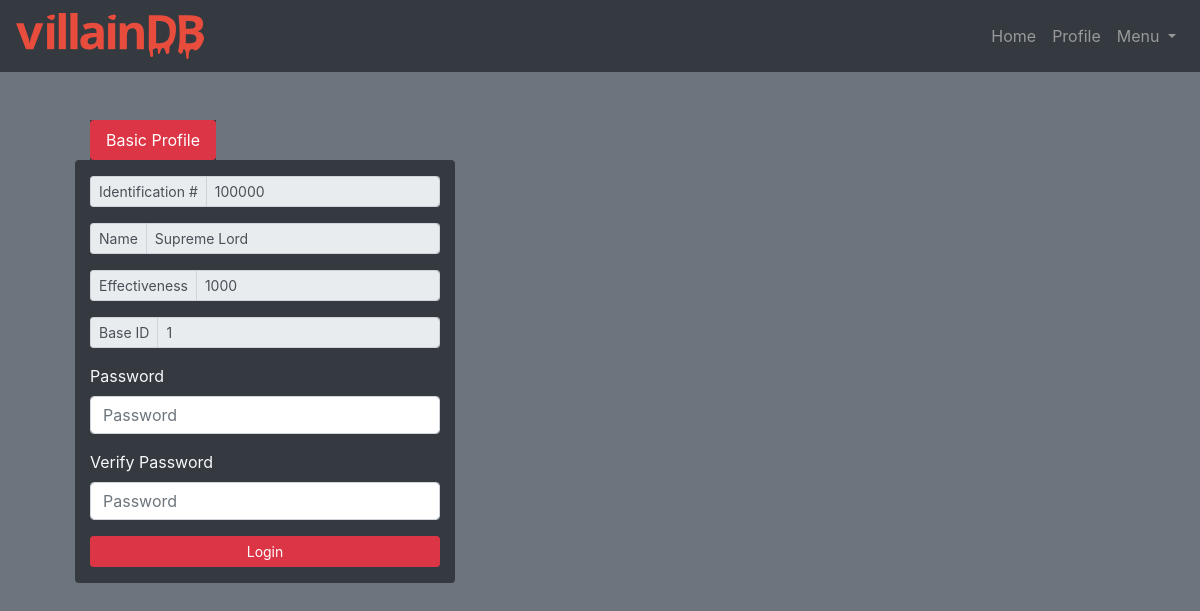
Screenshot of /profile.php (signed in) with the database file from the repository.
### tables this page shows
create table if not exists boss(
  id Integer Primary Key,
  base Integer not null,
  effectiveness Integer not null,
  name varchar(20) not null,
  Foreign Key(id) references users(id),
  Foreign Key(base) references base(id)
);

### html/resources/php/profile_info.php (called while the page is built, shortened)
<?php
include ("connect.php");
$mysql = new mysqli($db_host, $db_user, $db_pass, $db);
switch($_SESSION['access']) {
  case 'boss':
  case 'villain':
    try {
      $mysql->begin_transaction(MYSQLI_TRANS_START_READ_ONLY);
      $basic_info = boss_pop($mysql);
      $mysql->commit();
    } catch (exception $e) {
      $mysql->rollback();}
    break;
  }
function boss_pop($conn) {
  $id = $_SESSION['user'];
  $query = "select * from boss where id='$id'";
  $result = $conn -> query($query);
  if ($result->num_rows > 0) {
    $row = $result->fetch_assoc();
    $basic_info = $row;
  } else {
    echo "<script type='text/javascript'>alert('Could not find user');</script>";
  }
  return $basic_info;
}
?>

### html/profile.php (the view, shortened to what this page needs)
<?php
include"resources/php/profile_info.php";
switch ($_SESSION['access']){
  case 'boss':
  case 'villain':
    $rating = $basic_info['effectiveness'];
    $metric = 'Effectiveness';
    $extra = $basic_info['name'];
    $extra_label = "Name";
    break;
}
?>
<html>
<head>
</head>
<?php include "resources/php/nav.php";?>
<body class="bg-secondary text-light">
  <div class="row mt-5">
    <div class="col"></div>
      <div class="container">
        <ul class="nav nav-pills" id="pills-tab" role="tablist">
          <li class="nav-item bg-dark">
            <a class="nav-link active" id="pills-basic-tab" data-toggle="pill" href="#pills-basic" role="tab" aria-controls="pills-basic" aria-selected="true">Basic Profile<a>
          </li>
        </ul>
        <div class="tab-content" id="tabContent">
            <div class="tab-pane fade show active" id="pills-basic" role="tabpanel" aria-labelledby="pills-basic-tab">
                <div class="panel-body ">
                    <div class="row">
                        <div class="bg-dark col-4 rounded">
                            <div class="input-group input-group-sm mb-3 mt-3">
                                <div class="input-group-prepend">
                                <span class=" input-group-text" id="basic-addon1">
                                    Identification #
                                </span>
                                </div>
                                <input type="text" readonly="true" class="form-control" value="<?php echo $_SESSION['user'];?>" aria-label="Username" aria-describedby="basic-addon1">
                            </div>
                            <div class="input-group input-group-sm mb-3">
                                <div class="input-group-prepend">
                                <span class="input-group-text" id="basic-addon2">
                                    <?php echo $extra_label;?>
                                </span>
                                </div>
                                <input type="text" readonly="true" class="form-control" value="<?php echo $extra;?>" aria-label="Extra Info" aria-describedby="basic-addon2">
                            </div>
                            <div class="input-group input-group-sm mb-3">
                                <div class="input-group-prepend">
                                <span class=" input-group-text" id="basic-addon3">
                                    <?php echo $metric;?>
                                </span>
                                </div>
                                <input type="text" readonly="true" class="form-control" value="<?php echo $rating;?>" aria-label="grade" aria-describedby="basic-addon3">
                            </div>
                            <div class="input-group input-group-sm mb-3">
                              <div class="input-group-prepend">
                              <span class=" input-group-text" id="basic-addon4">
                                  Base ID
                              </span>
                            </div>
                            <input type="text" readonly="true" class="form-control" value="<?php echo $basic_info['base'];?>" aria-label="base" aria-describedby="basic-addon4">
                          </div>
                          <form action="resources/php/update_pass.php" method="post">
                            <div class="form-group">
                              <label for="pwd1">Password</label>
                              <input type="password" class="form-control" id="pwd1" name="pwd1" placeholder="Password">
                            </div>
                            <div class="form-group">
                              <label for="pwd2">Verify Password</label>
                              <input type="password" class="form-control" id="pwd2" name="pwd2" placeholder="Password">
                            </div>
                            <button class="btn btn-sm btn-danger col"
                              type="submit">
                              Login
                            </button>
                        </form>
                      </div>
                  </div>
              </div>
          </div>
    </div>
</body>
</html>

### html/profile.php (style rules this page uses)
.nav-pills .nav-link.active, .nav-pills .show > .nav-link { background-color: #dc3545 !important; border-color: #dc3545 !important; color: #fff !important; }
.nav-link { color: #999 !important; }

### rows the page displays
boss: name "Supreme Lord", effectiveness "1000", base "1"

### other values shown
$extra_label "Name"
$metric "Effectiveness"
